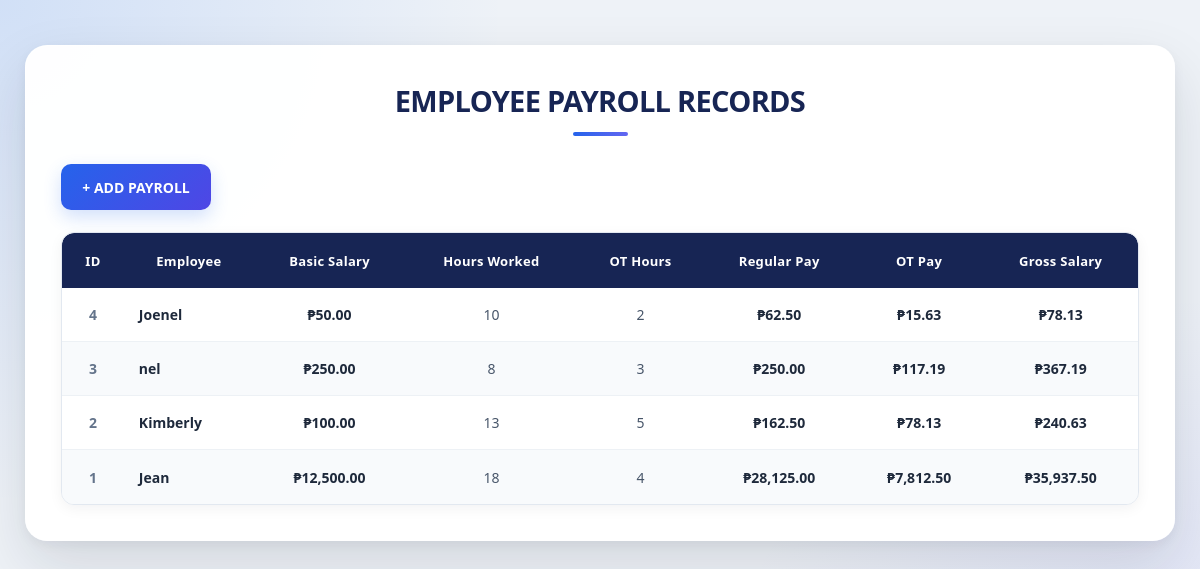
The app's page /records.php with its own data.
### tables this page shows
CREATE TABLE `payroll` (
  `id` int(11) NOT NULL,
  `employee_name` varchar(100) NOT NULL,
  `basic_salary` decimal(10,2) NOT NULL,
  `hours_worked` int(11) NOT NULL,
  `overtime_hours` int(11) NOT NULL,
  `regular_pay` decimal(10,2) NOT NULL,
  `overtime_pay` decimal(10,2) NOT NULL,
  `gross_salary` decimal(10,2) NOT NULL
);

### records.php (the view, shortened to what this page needs)
<?php
require_once "database.php";
$sql = "SELECT
            id,
            employee_name,
            basic_salary,
            hours_worked,
            overtime_hours,
            regular_pay,
            overtime_pay,
            gross_salary
        FROM payroll
        ORDER BY id DESC";
$result = $conn->query($sql);
?>
<!DOCTYPE html>
<html lang="en">
<head>
</head>
<body>
<div class="container">
    <h1>EMPLOYEE PAYROLL RECORDS</h1>
    <a href="index.php" class="add-btn">
        + ADD PAYROLL
    </a>
    <div class="table-container">
        <table>
            <thead>
                <tr>
                    <th>ID</th>
                    <th>Employee</th>
                    <th>Basic Salary</th>
                    <th>Hours Worked</th>
                    <th>OT Hours</th>
                    <th>Regular Pay</th>
                    <th>OT Pay</th>
                    <th>Gross Salary</th>
                </tr>
            </thead>
            <tbody>
            <?php if ($result->num_rows > 0): ?>
                <?php while ($row = $result->fetch_assoc()): ?>
                    <tr>
                        <td>
                            <?= $row["id"] ?>
                        </td>
                        <td>
                            <?= htmlspecialchars($row["employee_name"]) ?>
                        </td>
                        <td>
                            ₱<?= number_format(
                                $row["basic_salary"],
                                2
                            ) ?>
                        </td>
                        <td>
                            <?= $row["hours_worked"] ?>
                        </td>
                        <td>
                            <?= $row["overtime_hours"] ?>
                        </td>
                        <td>
                            ₱<?= number_format(
                                $row["regular_pay"],
                                2
                            ) ?>
                        </td>
                        <td>
                            ₱<?= number_format(
                                $row["overtime_pay"],
                                2
                            ) ?>
                        </td>
                        <td>
                            ₱<?= number_format(
                                $row["gross_salary"],
                                2
                            ) ?>
                        </td>
                    </tr>
                <?php endwhile; ?>
            <?php endif; ?>
            </tbody>
        </table>
    </div>
</div>
</body>
</html>

### records.php (style rules this page uses)
* { box-sizing: border-box; }
body { margin: 0; min-height: 100vh; padding: 45px 25px; font-family: "Segoe UI", Arial, sans-serif; background: radial-gradient( circle at top left, rgba(59, 130, 246, 0.16), transparent 35% ), radial-gradient( circle at bottom right, rgba(99, 102, 241, 0.14), transparent 35% ), #eef2f7; color: #1e293b; }
.container { width: 100%; max-width: 1350px; margin: 0 auto; padding: 35px; background: rgba(255, 255, 255, 0.97); border-radius: 22px; border: 1px solid rgba(255, 255, 255, 0.8); box-shadow: 0 25px 60px rgba(15, 23, 42, 0.12), 0 4px 12px rgba(15, 23, 42, 0.05); }
h1 { margin: 0 0 28px; text-align: center; color: #172554; font-size: 29px; font-weight: 800; letter-spacing: -0.7px; }
h1::after { content: ""; display: block; width: 55px; height: 4px; margin: 12px auto 0; border-radius: 20px; background: linear-gradient( 90deg, #2563eb, #6366f1 ); }
.add-btn { display: inline-flex; align-items: center; justify-content: center; min-width: 150px; height: 46px; padding: 0 20px; margin-bottom: 22px; border-radius: 10px; background: linear-gradient( 135deg, #2563eb, #4f46e5 ); color: #ffffff; text-decoration: none; font-size: 14px; font-weight: 700; box-shadow: 0 7px 18px rgba(37, 99, 235, 0.20); transition: transform 0.2s ease, box-shadow 0.2s ease, filter 0.2s ease; }
.table-container { width: 100%; overflow-x: auto; border-radius: 13px; border: 1px solid #e2e8f0; background: #ffffff; box-shadow: 0 4px 14px rgba(15, 23, 42, 0.05); }
table { width: 100%; min-width: 1050px; border-collapse: separate; border-spacing: 0; overflow: hidden; }
th { height: 55px; padding: 0 15px; background: #172554; color: #ffffff; text-align: center; font-size: 13px; font-weight: 700; letter-spacing: 0.3px; white-space: nowrap; border: none; }
th:first-child { border-top-left-radius: 12px; }
th:last-child { border-top-right-radius: 12px; }
td { height: 54px; padding: 10px 15px; border: none; border-bottom: 1px solid #edf1f5; color: #475569; text-align: center; font-size: 14px; white-space: nowrap; }
td:nth-child(2) { color: #1e293b; font-weight: 600; text-align: left; }
td:first-child { color: #64748b; font-weight: 700; }
td:nth-child(3), td:nth-child(6), td:nth-child(7), td:nth-child(8) { color: #1e293b; font-weight: 600; }
tr:nth-child(even) td { background: #f8fafc; }
tr:nth-child(odd) td { background: #ffffff; }
tbody tr { transition: background 0.2s ease, transform 0.2s ease; }
tbody tr:last-child td { border-bottom: none; }

### records on screen
payroll: id "4", employee_name "Joenel", basic_salary "50.00", hours_worked "10", overtime_hours "2", regular_pay "62.50", overtime_pay "15.63", gross_salary "78.13"
payroll: id "3", employee_name "nel", basic_salary "250.00", hours_worked "8", overtime_hours "3", regular_pay "250.00", overtime_pay "117.19", gross_salary "367.19"
payroll: id "2", employee_name "Kimberly", basic_salary "100.00", hours_worked "13", overtime_hours "5", regular_pay "162.50", overtime_pay "78.13", gross_salary "240.63"
payroll: id "1", employee_name "Jean", basic_salary "12,500.00", hours_worked "18", overtime_hours "4", regular_pay "28,125.00", overtime_pay "7,812.50", gross_salary "35,937.50"
